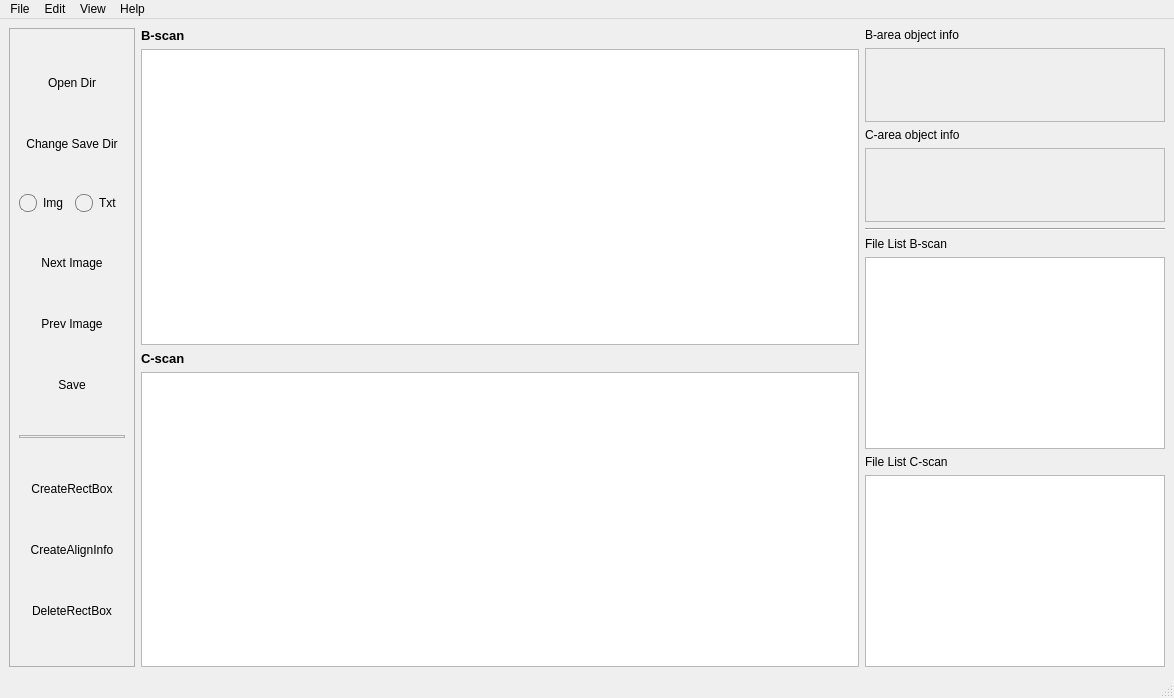
<?xml version="1.0" encoding="UTF-8"?>
<ui version="4.0">
 <class>MainWindow</class>
 <widget class="QMainWindow" name="MainWindow">
  <property name="geometry">
   <rect>
    <x>0</x>
    <y>0</y>
    <width>1174</width>
    <height>698</height>
   </rect>
  </property>
  <property name="windowTitle">
   <string>labelUT</string>
  </property>
  <property name="windowIcon">
   <iconset resource="res.qrc">
    <normaloff>:/icons/icon.png</normaloff>:/icons/icon.png</iconset>
  </property>
  <property name="windowOpacity">
   <double>8.000000000000000</double>
  </property>
  <widget class="QWidget" name="centralwidget">
   <layout class="QGridLayout" name="gridLayout">
    <item row="0" column="0">
     <widget class="QFrame" name="frameNavigator">
      <property name="sizePolicy">
       <sizepolicy hsizetype="Maximum" vsizetype="Preferred">
        <horstretch>0</horstretch>
        <verstretch>0</verstretch>
       </sizepolicy>
      </property>
      <property name="maximumSize">
       <size>
        <width>150</width>
        <height>16777215</height>
       </size>
      </property>
      <property name="styleSheet">
       <string notr="true">QFrame {
    border: 1px solid rgb(175, 175, 175);  /* 设置深灰色的边框 */
    background-color: #f0f0f0;    /* 设置背景颜色 */
}</string>
      </property>
      <property name="frameShape">
       <enum>QFrame::StyledPanel</enum>
      </property>
      <property name="frameShadow">
       <enum>QFrame::Raised</enum>
      </property>
      <layout class="QVBoxLayout" name="verticalLayout">
       <item>
        <widget class="QToolButton" name="toolButton_OpenDir">
         <property name="sizePolicy">
          <sizepolicy hsizetype="Preferred" vsizetype="Fixed">
           <horstretch>0</horstretch>
           <verstretch>0</verstretch>
          </sizepolicy>
         </property>
         <property name="minimumSize">
          <size>
           <width>0</width>
           <height>0</height>
          </size>
         </property>
         <property name="maximumSize">
          <size>
           <width>16777215</width>
           <height>16777215</height>
          </size>
         </property>
         <property name="text">
          <string>Open Dir</string>
         </property>
         <property name="icon">
          <iconset resource="res.qrc">
           <normaloff>:/icons/open.png</normaloff>:/icons/open.png</iconset>
         </property>
         <property name="iconSize">
          <size>
           <width>40</width>
           <height>40</height>
          </size>
         </property>
         <property name="toolButtonStyle">
          <enum>Qt::ToolButtonTextUnderIcon</enum>
         </property>
         <property name="autoRaise">
          <bool>true</bool>
         </property>
        </widget>
       </item>
       <item>
        <widget class="QToolButton" name="toolButton_ChangeSaveDir">
         <property name="sizePolicy">
          <sizepolicy hsizetype="Preferred" vsizetype="Fixed">
           <horstretch>0</horstretch>
           <verstretch>0</verstretch>
          </sizepolicy>
         </property>
         <property name="text">
          <string>Change Save Dir</string>
         </property>
         <property name="icon">
          <iconset resource="res.qrc">
           <normaloff>:/icons/open.png</normaloff>:/icons/open.png</iconset>
         </property>
         <property name="iconSize">
          <size>
           <width>40</width>
           <height>40</height>
          </size>
         </property>
         <property name="toolButtonStyle">
          <enum>Qt::ToolButtonTextUnderIcon</enum>
         </property>
         <property name="autoRaise">
          <bool>true</bool>
         </property>
        </widget>
       </item>
       <item>
        <layout class="QHBoxLayout" name="horizontalLayout">
         <item>
          <widget class="QLabel" name="imgLight_1">
           <property name="minimumSize">
            <size>
             <width>18</width>
             <height>18</height>
            </size>
           </property>
           <property name="styleSheet">
            <string notr="true">QLabel {
	min-width: 16px; 
	min-height: 16px;
	max-width:16px; 
	max-height: 16px;
	border-radius: 8px;  
	border:1px solid gray;
}</string>
           </property>
           <property name="text">
            <string/>
           </property>
          </widget>
         </item>
         <item>
          <widget class="QLabel" name="label_7">
           <property name="sizePolicy">
            <sizepolicy hsizetype="Preferred" vsizetype="Fixed">
             <horstretch>0</horstretch>
             <verstretch>0</verstretch>
            </sizepolicy>
           </property>
           <property name="styleSheet">
            <string notr="true">border: none;</string>
           </property>
           <property name="text">
            <string>Img</string>
           </property>
          </widget>
         </item>
         <item>
          <widget class="QLabel" name="txtLight_2">
           <property name="minimumSize">
            <size>
             <width>18</width>
             <height>18</height>
            </size>
           </property>
           <property name="styleSheet">
            <string notr="true">QLabel {
	min-width: 16px; 
	min-height: 16px;
	max-width:16px; 
	max-height: 16px;
	border-radius: 8px;  
	border:1px solid gray;
}</string>
           </property>
           <property name="text">
            <string/>
           </property>
          </widget>
         </item>
         <item>
          <widget class="QLabel" name="label_8">
           <property name="sizePolicy">
            <sizepolicy hsizetype="Preferred" vsizetype="Fixed">
             <horstretch>0</horstretch>
             <verstretch>0</verstretch>
            </sizepolicy>
           </property>
           <property name="styleSheet">
            <string notr="true">border: none;</string>
           </property>
           <property name="text">
            <string>Txt</string>
           </property>
          </widget>
         </item>
        </layout>
       </item>
       <item>
        <widget class="QToolButton" name="toolButton_NextImg">
         <property name="sizePolicy">
          <sizepolicy hsizetype="Preferred" vsizetype="Fixed">
           <horstretch>0</horstretch>
           <verstretch>0</verstretch>
          </sizepolicy>
         </property>
         <property name="text">
          <string>Next Image</string>
         </property>
         <property name="icon">
          <iconset resource="res.qrc">
           <normaloff>:/icons/next.png</normaloff>:/icons/next.png</iconset>
         </property>
         <property name="iconSize">
          <size>
           <width>40</width>
           <height>40</height>
          </size>
         </property>
         <property name="toolButtonStyle">
          <enum>Qt::ToolButtonTextUnderIcon</enum>
         </property>
         <property name="autoRaise">
          <bool>true</bool>
         </property>
        </widget>
       </item>
       <item>
        <widget class="QToolButton" name="toolButton_BefImg">
         <property name="sizePolicy">
          <sizepolicy hsizetype="Preferred" vsizetype="Fixed">
           <horstretch>0</horstretch>
           <verstretch>0</verstretch>
          </sizepolicy>
         </property>
         <property name="text">
          <string>Prev Image</string>
         </property>
         <property name="icon">
          <iconset resource="res.qrc">
           <normaloff>:/icons/prev.png</normaloff>:/icons/prev.png</iconset>
         </property>
         <property name="iconSize">
          <size>
           <width>40</width>
           <height>40</height>
          </size>
         </property>
         <property name="toolButtonStyle">
          <enum>Qt::ToolButtonTextUnderIcon</enum>
         </property>
         <property name="autoRaise">
          <bool>true</bool>
         </property>
        </widget>
       </item>
       <item>
        <widget class="QToolButton" name="toolButton_Save">
         <property name="sizePolicy">
          <sizepolicy hsizetype="Preferred" vsizetype="Fixed">
           <horstretch>0</horstretch>
           <verstretch>0</verstretch>
          </sizepolicy>
         </property>
         <property name="text">
          <string>Save</string>
         </property>
         <property name="icon">
          <iconset resource="res.qrc">
           <normaloff>:/icons/save.png</normaloff>:/icons/save.png</iconset>
         </property>
         <property name="iconSize">
          <size>
           <width>40</width>
           <height>40</height>
          </size>
         </property>
         <property name="toolButtonStyle">
          <enum>Qt::ToolButtonTextUnderIcon</enum>
         </property>
         <property name="autoRaise">
          <bool>true</bool>
         </property>
        </widget>
       </item>
       <item>
        <widget class="Line" name="line_3">
         <property name="styleSheet">
          <string notr="true"/>
         </property>
         <property name="orientation">
          <enum>Qt::Horizontal</enum>
         </property>
        </widget>
       </item>
       <item>
        <widget class="QToolButton" name="toolButton_DrawRect">
         <property name="sizePolicy">
          <sizepolicy hsizetype="Preferred" vsizetype="Fixed">
           <horstretch>0</horstretch>
           <verstretch>0</verstretch>
          </sizepolicy>
         </property>
         <property name="text">
          <string>CreateRectBox</string>
         </property>
         <property name="icon">
          <iconset resource="res.qrc">
           <normaloff>:/icons/objects.png</normaloff>:/icons/objects.png</iconset>
         </property>
         <property name="iconSize">
          <size>
           <width>40</width>
           <height>40</height>
          </size>
         </property>
         <property name="toolButtonStyle">
          <enum>Qt::ToolButtonTextUnderIcon</enum>
         </property>
         <property name="autoRaise">
          <bool>true</bool>
         </property>
        </widget>
       </item>
       <item>
        <widget class="QToolButton" name="toolButton_DrawGate">
         <property name="sizePolicy">
          <sizepolicy hsizetype="Preferred" vsizetype="Fixed">
           <horstretch>0</horstretch>
           <verstretch>0</verstretch>
          </sizepolicy>
         </property>
         <property name="text">
          <string>CreateAlignInfo</string>
         </property>
         <property name="icon">
          <iconset resource="res.qrc">
           <normaloff>:/icons/objects.png</normaloff>:/icons/objects.png</iconset>
         </property>
         <property name="iconSize">
          <size>
           <width>40</width>
           <height>40</height>
          </size>
         </property>
         <property name="checkable">
          <bool>true</bool>
         </property>
         <property name="toolButtonStyle">
          <enum>Qt::ToolButtonTextUnderIcon</enum>
         </property>
         <property name="autoRaise">
          <bool>true</bool>
         </property>
        </widget>
       </item>
       <item>
        <widget class="QToolButton" name="toolButton_DeleteBox">
         <property name="sizePolicy">
          <sizepolicy hsizetype="Preferred" vsizetype="Fixed">
           <horstretch>0</horstretch>
           <verstretch>0</verstretch>
          </sizepolicy>
         </property>
         <property name="text">
          <string>DeleteRectBox</string>
         </property>
         <property name="icon">
          <iconset resource="res.qrc">
           <normaloff>:/icons/cancel.png</normaloff>:/icons/cancel.png</iconset>
         </property>
         <property name="iconSize">
          <size>
           <width>40</width>
           <height>40</height>
          </size>
         </property>
         <property name="toolButtonStyle">
          <enum>Qt::ToolButtonTextUnderIcon</enum>
         </property>
         <property name="autoRaise">
          <bool>true</bool>
         </property>
        </widget>
       </item>
      </layout>
     </widget>
    </item>
    <item row="0" column="1">
     <layout class="QVBoxLayout" name="verticalLayout_2">
      <property name="sizeConstraint">
       <enum>QLayout::SetDefaultConstraint</enum>
      </property>
      <item>
       <widget class="QLabel" name="label_3">
        <property name="text">
         <string>&lt;html&gt;&lt;head/&gt;&lt;body&gt;&lt;p&gt;&lt;span style=&quot; font-size:10pt; font-weight:600;&quot;&gt;B-scan&lt;/span&gt;&lt;/p&gt;&lt;/body&gt;&lt;/html&gt;</string>
        </property>
       </widget>
      </item>
      <item>
       <widget class="QGraphicsView" name="graphicsView_Bscan">
        <property name="mouseTracking">
         <bool>false</bool>
        </property>
       </widget>
      </item>
      <item>
       <widget class="QLabel" name="label_4">
        <property name="text">
         <string>&lt;html&gt;&lt;head/&gt;&lt;body&gt;&lt;p&gt;&lt;span style=&quot; font-size:10pt; font-weight:600;&quot;&gt;C-scan&lt;/span&gt;&lt;/p&gt;&lt;/body&gt;&lt;/html&gt;</string>
        </property>
       </widget>
      </item>
      <item>
       <widget class="QGraphicsView" name="graphicsView_Cscan">
        <property name="mouseTracking">
         <bool>false</bool>
        </property>
       </widget>
      </item>
     </layout>
    </item>
    <item row="0" column="2">
     <layout class="QVBoxLayout" name="verticalLayout_5">
      <item>
       <layout class="QVBoxLayout" name="verticalLayout_4">
        <item>
         <widget class="QLabel" name="label_6">
          <property name="text">
           <string>B-area object info</string>
          </property>
         </widget>
        </item>
        <item>
         <widget class="QScrollArea" name="scrollArea_B">
          <property name="sizePolicy">
           <sizepolicy hsizetype="Maximum" vsizetype="Expanding">
            <horstretch>0</horstretch>
            <verstretch>0</verstretch>
           </sizepolicy>
          </property>
          <property name="minimumSize">
           <size>
            <width>300</width>
            <height>0</height>
           </size>
          </property>
          <property name="maximumSize">
           <size>
            <width>400</width>
            <height>16777215</height>
           </size>
          </property>
          <property name="widgetResizable">
           <bool>true</bool>
          </property>
          <widget class="QWidget" name="scrollAreaWidgetContents_2">
           <property name="geometry">
            <rect>
             <x>0</x>
             <y>0</y>
             <width>298</width>
             <height>85</height>
            </rect>
           </property>
           <layout class="QGridLayout" name="gridLayout_2"/>
          </widget>
         </widget>
        </item>
        <item>
         <widget class="QLabel" name="label_5">
          <property name="text">
           <string>C-area object info</string>
          </property>
         </widget>
        </item>
        <item>
         <widget class="QScrollArea" name="scrollArea_C">
          <property name="sizePolicy">
           <sizepolicy hsizetype="Maximum" vsizetype="Expanding">
            <horstretch>0</horstretch>
            <verstretch>0</verstretch>
           </sizepolicy>
          </property>
          <property name="minimumSize">
           <size>
            <width>300</width>
            <height>0</height>
           </size>
          </property>
          <property name="maximumSize">
           <size>
            <width>400</width>
            <height>16777215</height>
           </size>
          </property>
          <property name="widgetResizable">
           <bool>true</bool>
          </property>
          <widget class="QWidget" name="scrollAreaWidgetContents_4">
           <property name="geometry">
            <rect>
             <x>0</x>
             <y>0</y>
             <width>298</width>
             <height>85</height>
            </rect>
           </property>
          </widget>
         </widget>
        </item>
       </layout>
      </item>
      <item>
       <widget class="Line" name="line">
        <property name="orientation">
         <enum>Qt::Horizontal</enum>
        </property>
       </widget>
      </item>
      <item>
       <layout class="QVBoxLayout" name="verticalLayout_3">
        <item>
         <widget class="QLabel" name="label">
          <property name="text">
           <string>File List B-scan</string>
          </property>
         </widget>
        </item>
        <item>
         <widget class="QListWidget" name="fileListWidgetB">
          <property name="sizePolicy">
           <sizepolicy hsizetype="Maximum" vsizetype="Preferred">
            <horstretch>0</horstretch>
            <verstretch>0</verstretch>
           </sizepolicy>
          </property>
          <property name="minimumSize">
           <size>
            <width>300</width>
            <height>0</height>
           </size>
          </property>
         </widget>
        </item>
        <item>
         <widget class="QLabel" name="label_2">
          <property name="text">
           <string>File List C-scan</string>
          </property>
         </widget>
        </item>
        <item>
         <widget class="QListWidget" name="fileListWidgetC">
          <property name="sizePolicy">
           <sizepolicy hsizetype="Maximum" vsizetype="Preferred">
            <horstretch>0</horstretch>
            <verstretch>0</verstretch>
           </sizepolicy>
          </property>
          <property name="minimumSize">
           <size>
            <width>300</width>
            <height>0</height>
           </size>
          </property>
         </widget>
        </item>
       </layout>
      </item>
     </layout>
    </item>
   </layout>
  </widget>
  <widget class="QMenuBar" name="menubar">
   <property name="geometry">
    <rect>
     <x>0</x>
     <y>0</y>
     <width>1174</width>
     <height>26</height>
    </rect>
   </property>
   <widget class="QMenu" name="menuFile">
    <property name="title">
     <string>File</string>
    </property>
    <addaction name="actionOpen_Dir"/>
    <addaction name="actionChange_Save_Dir"/>
    <addaction name="actiontmp_2"/>
    <addaction name="separator"/>
    <addaction name="actionQuit"/>
   </widget>
   <widget class="QMenu" name="menuEdit">
    <property name="title">
     <string>Edit</string>
    </property>
    <addaction name="actionCreate_Box"/>
    <addaction name="actionDelete_Box"/>
   </widget>
   <widget class="QMenu" name="menuView">
    <property name="title">
     <string>View</string>
    </property>
   </widget>
   <widget class="QMenu" name="menuHelp">
    <property name="title">
     <string>Help</string>
    </property>
    <addaction name="actionabout_labelUT"/>
   </widget>
   <addaction name="menuFile"/>
   <addaction name="menuEdit"/>
   <addaction name="menuView"/>
   <addaction name="menuHelp"/>
  </widget>
  <widget class="QStatusBar" name="statusbar"/>
  <action name="actionCreate_Box">
   <property name="icon">
    <iconset resource="res.qrc">
     <normaloff>:/icons/labels.svg</normaloff>:/icons/labels.svg</iconset>
   </property>
   <property name="text">
    <string>Create RectBox</string>
   </property>
  </action>
  <action name="actionOpen">
   <property name="icon">
    <iconset resource="res.qrc">
     <normaloff>:/icons/open.png</normaloff>:/icons/open.png</iconset>
   </property>
   <property name="text">
    <string>Open</string>
   </property>
  </action>
  <action name="actionOpen_Dir">
   <property name="icon">
    <iconset resource="res.qrc">
     <normaloff>:/icons/open.png</normaloff>:/icons/open.png</iconset>
   </property>
   <property name="text">
    <string>Open Dir</string>
   </property>
  </action>
  <action name="actionChange_Save_Dir">
   <property name="icon">
    <iconset resource="res.qrc">
     <normaloff>:/icons/open.png</normaloff>:/icons/open.png</iconset>
   </property>
   <property name="text">
    <string>Change Save Dir</string>
   </property>
  </action>
  <action name="actionOpen_Annotation">
   <property name="icon">
    <iconset resource="res.qrc">
     <normaloff>:/icons/open.png</normaloff>:/icons/open.png</iconset>
   </property>
   <property name="text">
    <string>Open Annotation</string>
   </property>
  </action>
  <action name="actiontmp">
   <property name="text">
    <string>tmp</string>
   </property>
  </action>
  <action name="actionymp">
   <property name="text">
    <string>ymp</string>
   </property>
  </action>
  <action name="actiontmp_2">
   <property name="text">
    <string>To be set</string>
   </property>
  </action>
  <action name="actionQuit">
   <property name="icon">
    <iconset resource="res.qrc">
     <normaloff>:/icons/quit.png</normaloff>:/icons/quit.png</iconset>
   </property>
   <property name="text">
    <string>Quit</string>
   </property>
  </action>
  <action name="actionEdit_Label">
   <property name="text">
    <string>Edit Label</string>
   </property>
  </action>
  <action name="actionDupulcate_RectBox">
   <property name="text">
    <string>Dupulcate RectBox</string>
   </property>
  </action>
  <action name="actionDelete_Box">
   <property name="icon">
    <iconset resource="res.qrc">
     <normaloff>:/icons/labels.svg</normaloff>:/icons/labels.svg</iconset>
   </property>
   <property name="text">
    <string>Delete RectBox</string>
   </property>
  </action>
  <action name="actionabout_labelUT">
   <property name="icon">
    <iconset resource="res.qrc">
     <normaloff>:/icons/icon.png</normaloff>:/icons/icon.png</iconset>
   </property>
   <property name="text">
    <string>About labelUT</string>
   </property>
  </action>
 </widget>
 <resources>
  <include location="res.qrc"/>
 </resources>
 <connections/>
</ui>
